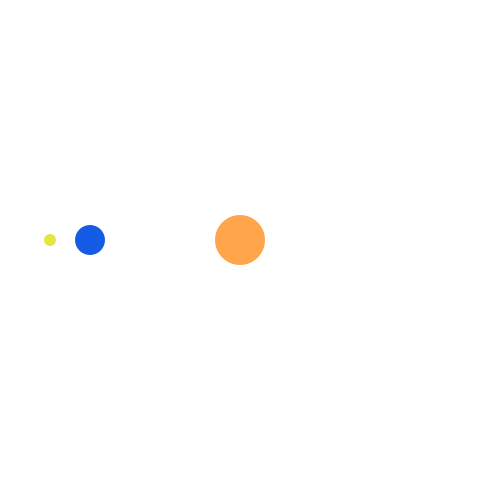
Frame 1 (no input)
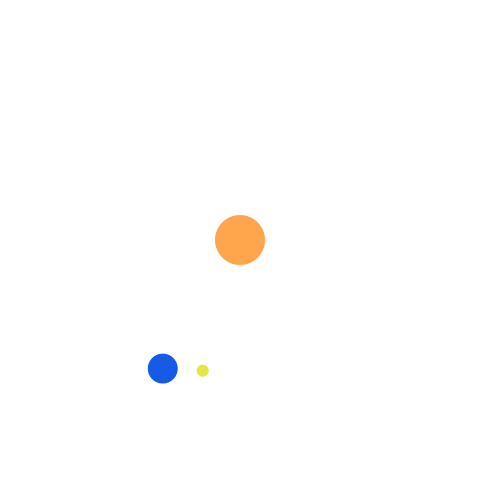
Frame 60 (the mouse pressed at the canvas centre just before this capture)
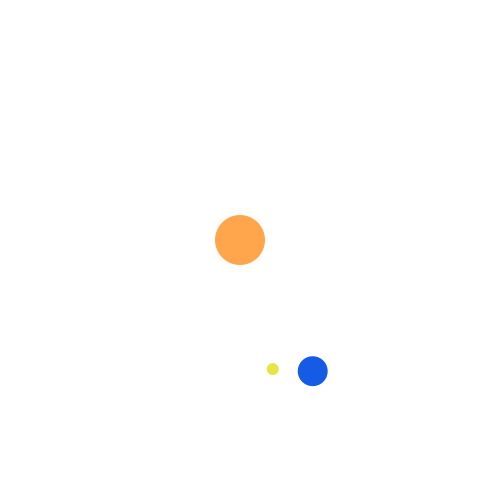
Frame 120 (the mouse held since frame 60 and released just before this capture)

The Processing sketch that drew these frames (run headless with seeded random() and noise(); from frame 60 on, the mouse is pressed at the canvas centre):

// Processing sketch: sunAndEarthAndMoon
// ── sunAndEarthAndMoon.pde
Sun theSun;

void setup(){
  size(480, 480);
  noStroke();
  colorMode(HSB, 360, 100, 100);
  theSun = new Sun(50, width / 2, height / 2);
}

void draw(){
  background(0, 0, 100);
  theSun.drawFigure();
}

class Sun{
  float d;
  float x;
  float y;  
  Earth theEarth;
  Sun(float d, float x, float y) {
    this.d = d;
    this.x = x;
    this.y = y;
    theEarth = new Earth(0.6 * d, 150, x, y);    // 直径および回転の半径と中心の位置を与える
  }
  void drawFigure(){
    theEarth.drawFigure();
    fill(30, 70, 100);
    ellipse(x, y, d, d);
  }
}

class Earth{
  float d;
  float r;
  float centerX;
  float centerY;
  float x;
  float y;
  float theta;
  Moon theMoon;
  Earth(float d, float r, float centerX, float centerY){
    this.d = d;
    this.r = r;
    this.centerX = centerX;
    this.centerY = centerY;
    theMoon = new Moon(0.4 * d, 40);
  }
  void drawFigure(){
    float rad = radians(theta);
    x = centerX + r * -cos(rad);
    y = centerY + r * sin(rad);
    theta++;
    fill(220, 90, 90);
    ellipse(x, y, d, d);
    theMoon.drawfigure(x, y);
  }
}

class Moon{
  float d;
  float r;
  float centerX;
  float centerY;
  float x;
  float y;
  float theta;
  Moon(float d, float r){
    this.d = d;
    this.r = r;
  }
  void drawfigure(float centerX, float centerY){
    float rad = radians(theta);
    x = centerX + r * -cos(rad);
    y = centerY + r * sin(rad);
    theta += 3;
    fill(60, 70, 90);
    ellipse(x, y, d, d);
  }
}
